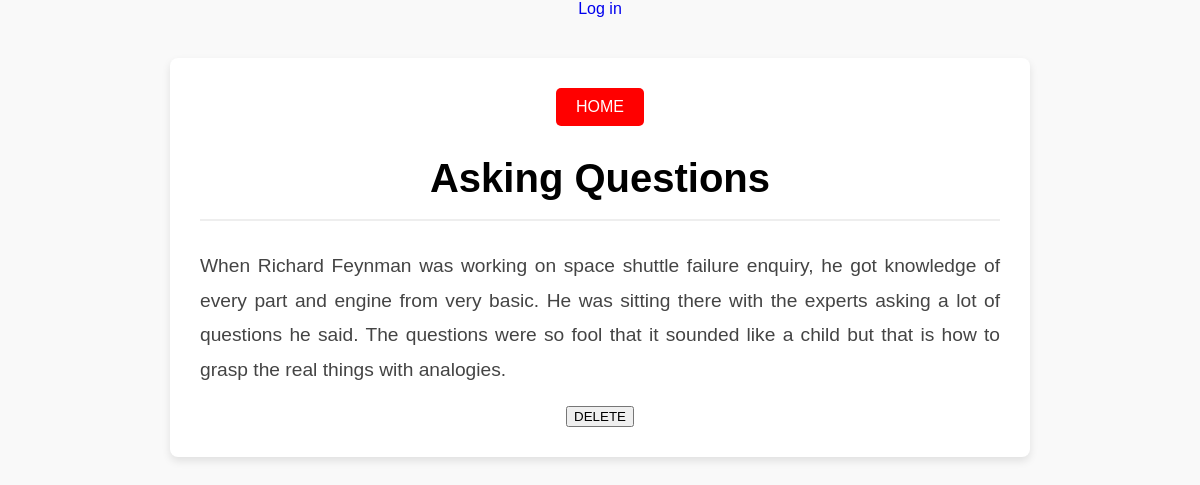
The app's page /blog/asking-questions with its own data.
### blogapp/models.py (models this page shows, shortened)
class BlogEntry(models.Model):
    title = models.CharField(max_length=100)
    author = models.ForeignKey('auth.User', on_delete=models.CASCADE)
    particular = models.TextField()
    date = models.DateField(auto_now_add=True)
    blog = models.Manager()
    slug = models.SlugField(blank=True)
    class Meta:
        verbose_name_plural = 'Blog Enteries'

### blogapp/views.py (the view)
# urls.py: path('blog/<slug:slug>', Detail.as_view(), name='detail'),
class Detail(DetailView):
    model = BlogEntry
    template_name = 'one.html'
    context_object_name = 'one'

### templates/one.html (shortened to what this page needs)
{% extends 'base.html' %}
{% block content %}
<div class="detail-container">
    <header class="detail-header">
        <form action="{% url 'main' %}">
            <button type="submit" class="homebutton">HOME</button>
        </form>
        <h1 class="detail-title">{{ one.title }}</h1>
        <hr class="detail-divider">
    </header>
    <section class="detail-content">
        <p>{{ one.particular }}</p>
    </section>
    <form action='{% url 'delete' one.slug %}' method='POST'>
        <button type='submit' class='deletebutton'>DELETE</button>
    </form>
</div>
{% endblock %}

### static/css/style.css (style rules this page uses)
body { font-family: 'Arial', sans-serif; background-color: #f9f9f9; color: #333; margin: 0; padding: 0; }
.detail-container { max-width: 800px; margin: 40px auto; padding: 30px; background-color: #fff; box-shadow: 0 4px 8px rgba(0, 0, 0, 0.1); border-radius: 8px; text-align: center; }
.detail-header { display: flex; flex-direction: column; align-items: center; margin-bottom: 20px; }
.detail-title { font-size: 2.5rem; color: #000000; margin: 10px 0; }
.detail-divider { border: 0; height: 2px; background: #eee; width: 100%; }
.detail-content p { font-size: 1.2rem; line-height: 1.8; color: #444; text-align: justify; }
.homebutton { background-color: #ff0000; color: white; border: none; padding: 10px 20px; font-size: 1rem; cursor: pointer; border-radius: 5px; margin-bottom: 20px; }

### records on screen
BlogEntry: title "Asking Questions", particular "When Richard Feynman was working on space shuttle failure enquiry, he got knowledge of every part and engine from very basic. He was sitting there with the experts asking a lot of questions he said. The questions were so fool that it sounded like a child but that is how to grasp the real things with analogies."
